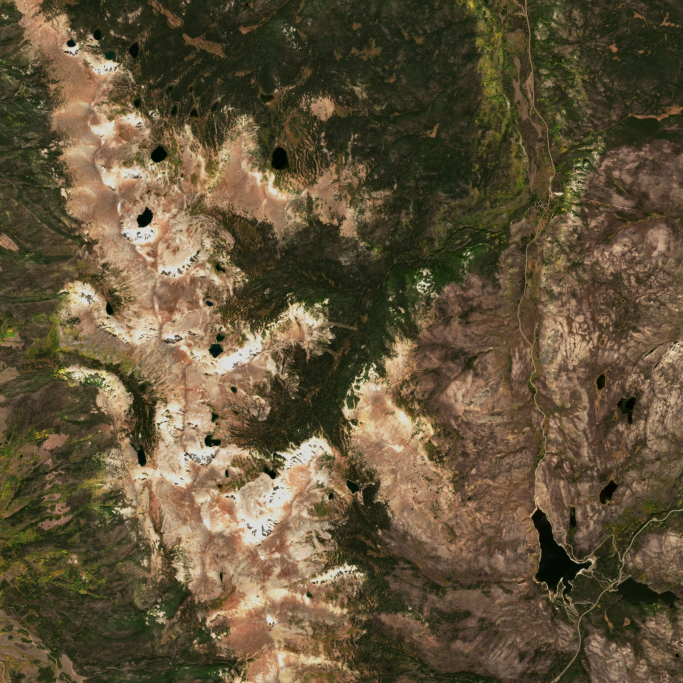
#> input picture data/color.jpg, 2048 x 2048 px, given in place of rawah_alpine_talus_scree_albedo.png, which was not available (shown at 1/3 size)
$ python pack_mountain.py ../data
#> lines starting #> are read from the running program, lines starting #| are printed output that depends on the picture; pictures that were not available may be replaced by others from this repository, and a replacement may not be noted
#!/usr/bin/env python3
"""Pack the user's mountain terrain pack (rawah_mountain_terrain_textures_package.zip) for the game.

usage: python3 tools/pack_mountain.py <folder holding the unzipped PNGs>

Per set (talus, till, bedrock, meadow, creekside) this writes assets/mountain/<name>_albedo.jpg and <name>_nh.webp.
The _nh map holds the slope the shader adds to the surface normal, already turned into the terrain's own convention
(u -> world +x, v -> world +z, so a bump facing +x tilts the normal toward +x): R = 0.5 + 0.25 * dx, G = 0.5 + 0.25 * dz,
B = height. The pack's normal map convention (OpenGL or DirectX) is measured from its height map, not assumed.
The roughness maps are nearly flat and the terrain is Lambert, so they are not used.
"""
import os, sys
import numpy as np
from PIL import Image

SRC = sys.argv[1]
OUT = os.path.join(os.path.dirname(os.path.abspath(__file__)), '..', 'assets', 'mountain')
SETS = ['alpine_talus_scree', 'glacial_till_diamicton', 'weathered_alpine_bedrock', 'subalpine_meadow_ground', 'wet_creekside_alluvium']
os.makedirs(OUT, exist_ok=True)

for name in SETS:
    base = os.path.join(SRC, 'rawah_' + name)
    alb = Image.open(base + '_albedo.png').convert('RGB')
#> alb is the input picture: PIL image 2048x2048 RGB; mean R, G, B 98, 83.7, 57.9
    h = np.asarray(Image.open(base + '_height.png').convert('L')).astype(np.float32) / 255
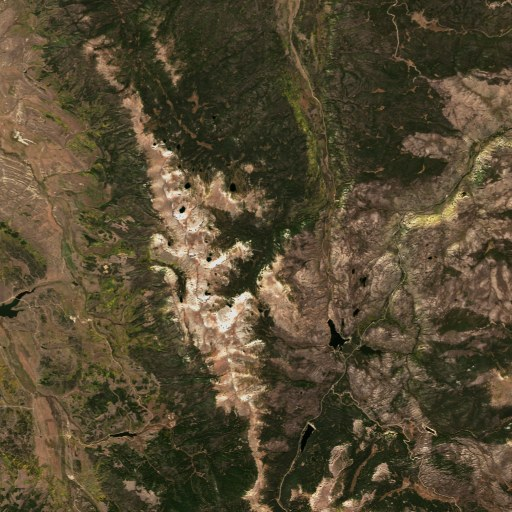
#> input picture data/far.jpg, 512 x 512 px, given in place of rawah_alpine_talus_scree_height.png, which was not available
    n = np.asarray(Image.open(base + '_normal.png').convert('RGB')).astype(np.float32) / 255 * 2 - 1
    nz = np.maximum(n[..., 2], 0.2)
    ox, oy = n[..., 0] / nz, n[..., 1] / nz
    # seamless tiles: wrap-around gradients of the height map (u to the right, v down the rows)
    du = (np.roll(h, -1, 1) - np.roll(h, 1, 1)) * 0.5
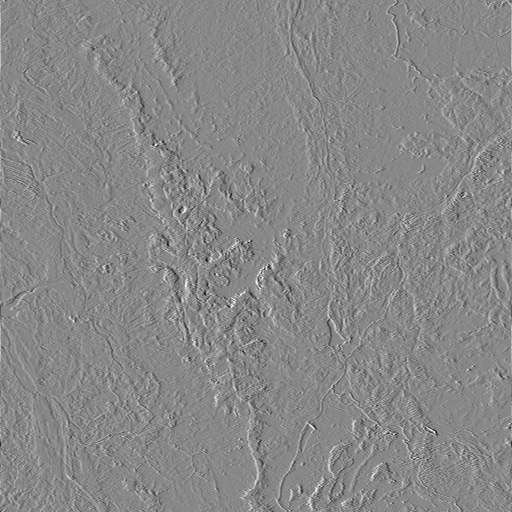
#> du: shape (512, 512) float32; min -0.38, max 0.333, mean -1.13e-11; drawn with min black and max white
    dv = (np.roll(h, -1, 0) - np.roll(h, 1, 0)) * 0.5
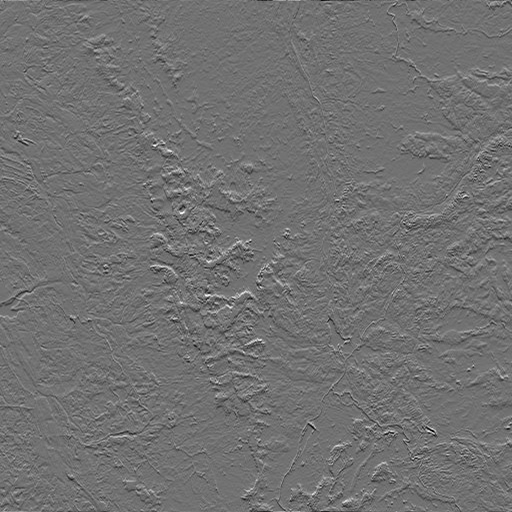
#> dv: shape (512, 512) float32; min -0.335, max 0.416, mean 7.28e-12; drawn with min black and max white
    # OpenGL: nx ~ -dh/du and ny(up) ~ +dh/dv (rows go down), DirectX flips ny. correlate to see which
    cx = np.corrcoef(ox.ravel(), (-du).ravel())[0, 1]
#> cx = 0.00131
    cy = np.corrcoef(oy.ravel(), dv.ravel())[0, 1]
#> cy = 0.00232
    gl = cy > 0
#> gl = True
    sx = np.sign(cx) if abs(cx) > 0.02 else 1.0
#> sx = 1
    oz = -oy if gl else oy                           # world z offset = -dh/dv
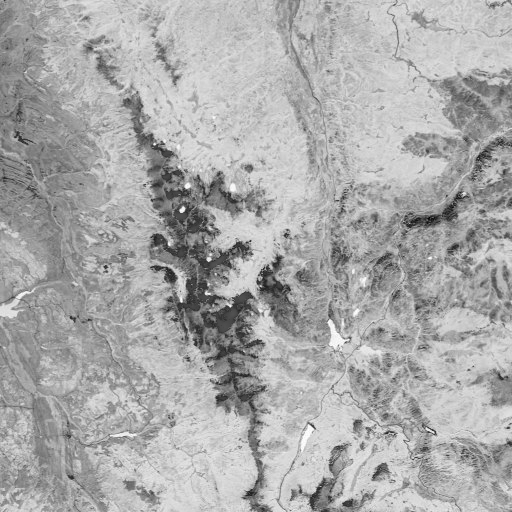
#> oz: shape (512, 512) float32; min -3.78, max 5, mean 2.1; drawn with min black and max white
    ox = ox * sx
    print(f'{name}: corr x {cx:+.2f} y {cy:+.2f} -> {"OpenGL" if gl else "DirectX"} normals, x sign {sx:+.0f}')
#| alpine_talus_scree: corr x +0.00 y +0.00 -> OpenGL normals, x sign +1
    r = np.clip(0.5 + 0.25 * ox, 0, 1)
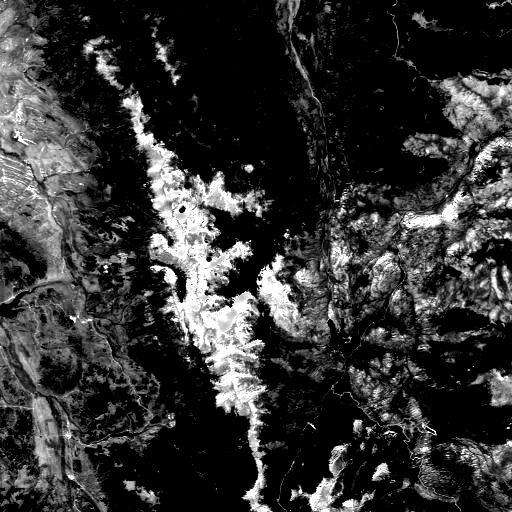
#> r: shape (512, 512) float32; min 0, max 1, mean 0.203
    g = np.clip(0.5 + 0.25 * oz, 0, 1)
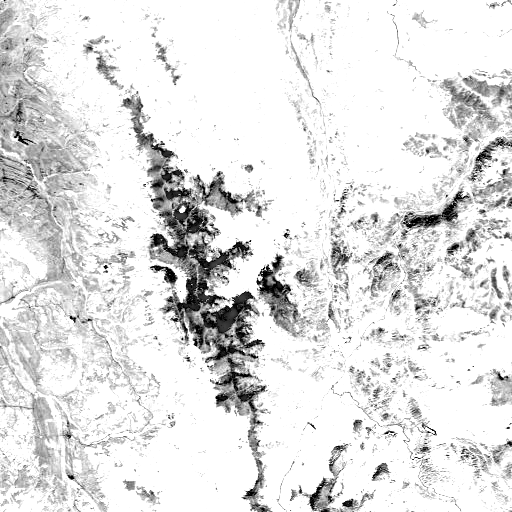
#> g: shape (512, 512) float32; min 0, max 1, mean 0.886
    nh = np.stack([r, g, h], -1)
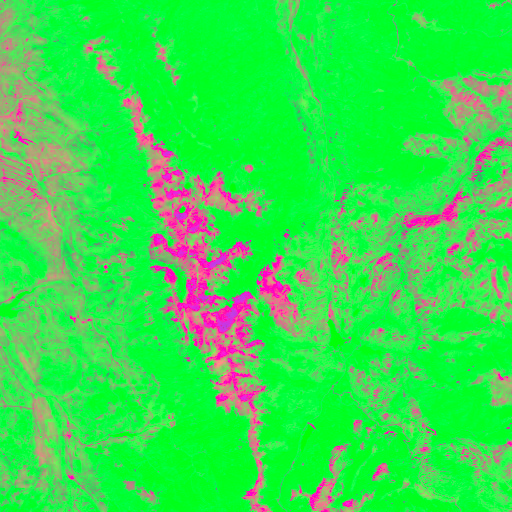
#> nh: shape (512, 512, 3) float32; mean of channels 0, 1, 2 0.203, 0.886, 0.294; drawn as R, G, B
    alb.save(os.path.join(OUT, name + '_albedo.jpg'), quality=90)
    Image.fromarray((nh * 255 + 0.5).astype(np.uint8)).save(os.path.join(OUT, name + '_nh.webp'), quality=92, method=6)
    a = np.asarray(alb).astype(np.float32) / 255
    print('   mean colour', np.round(a.reshape(-1, 3).mean(0), 3), ' |offset| mean', round(float(np.abs(ox).mean()), 3), round(float(np.abs(oz).mean()), 3))
#|    mean colour [0.385 0.329 0.228]  |offset| mean 2.0 2.218
#> (the run stopped early here; a loop or call above may not have finished)
